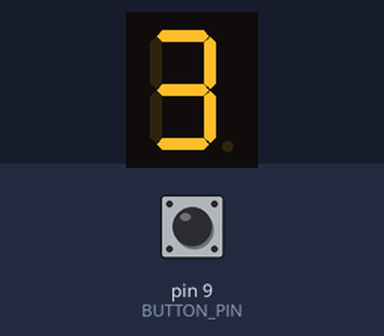
This sketch was run on a simulated Arduino Uno, built with avr-gcc and run on an emulated ATmega328P. Shown: 1-digit seven-segment display. Wiring (inferred from the names in the program): 1-digit 7-segment display, segments lit when LOW: segments pin 2, pin 3, pin 4, pin 5, pin 6, pin 7, pin 8. The inputs (shaded band) are chosen by the test bench; at power-on: pin 9 (BUTTON_PIN) HIGH. Random numbers use the default seed unless the sketch sets one; the segment pins are drawn as the display they are named for; what the sketch prints to the serial monitor is not drawn.

Above: at 1.2 s.
1.3 s: pin 9 (BUTTON_PIN) pulled LOW for 0.15 s
At 1.61 s:
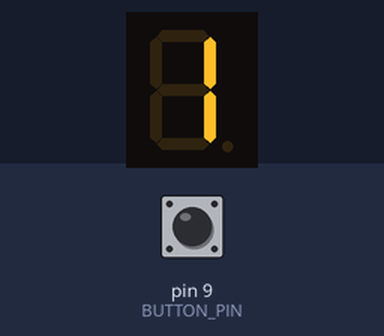
At 2.9 s:
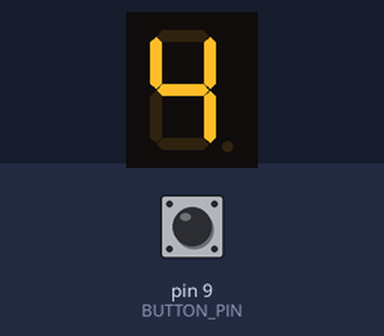
Timing chart, 0 to 4.4 s (numbered marks = the images above; inputs shaded):
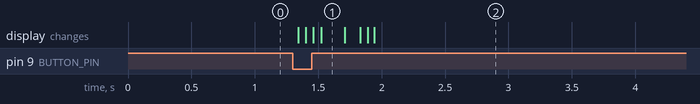

The sketch:

digital-dice.ino
```cpp
// 05 — Digital Dice
// One-digit 7-segment display + pushbutton = electronic die.
// Teaches: segment pattern arrays, random(), debounced button input.

// Segment pins: a..g on D2..D8 (common-anode display → LOW lights a segment)
const uint8_t SEG_PINS[7] = {2, 3, 4, 5, 6, 7, 8};
const uint8_t BUTTON_PIN = 9;          // button → GND, uses INPUT_PULLUP
const unsigned long DEBOUNCE_MS = 40;
const unsigned long SHUFFLE_MS = 600;  // rolling animation length

// Bit patterns: bit0=a ... bit6=g. 1 = segment ON.
const uint8_t DIGITS[7] = {
  0b0000000,                    // (unused index 0)
  0b0000110,                    // 1: b,c
  0b1011011,                    // 2: a,b,g,e,d
  0b1001111,                    // 3: a,b,c,d,g
  0b1100110,                    // 4: f,g,b,c
  0b1101101,                    // 5: a,f,g,c,d
  0b1111101                     // 6: a,f,g,e,c,d
};

void showDigit(uint8_t n) {
  for (uint8_t s = 0; s < 7; s++)
    digitalWrite(SEG_PINS[s], (DIGITS[n] >> s) & 1 ? LOW : HIGH);
}

bool pressed() {               // true once per debounced press
  static uint8_t stable = HIGH, last = HIGH;
  static unsigned long changed = 0;
  uint8_t raw = digitalRead(BUTTON_PIN);
  if (raw != last) { changed = millis(); last = raw; }
  if (millis() - changed > DEBOUNCE_MS && raw != stable) {
    stable = raw;
    if (stable == LOW) return true;
  }
  return false;
}

void setup() {
  for (uint8_t s = 0; s < 7; s++) pinMode(SEG_PINS[s], OUTPUT);
  pinMode(BUTTON_PIN, INPUT_PULLUP);
  randomSeed(analogRead(A0));          // noise on a floating pin seeds random
  Serial.begin(9600);
  Serial.println("Digital dice — press the button to roll");
  showDigit(random(1, 7));
}

void loop() {
  static bool rolling = false;
  static unsigned long rollStart = 0, lastFlicker = 0;

  if (pressed() && !rolling) {         // start a roll
    rolling = true;
    rollStart = millis();
  }

  if (rolling) {
    if (millis() - lastFlicker > 60) { // flicker through faces
      lastFlicker = millis();
      showDigit(random(1, 7));
    }
    if (millis() - rollStart > SHUFFLE_MS) {
      rolling = false;
      uint8_t result = random(1, 7);
      showDigit(result);
      Serial.print("rolled: "); Serial.println(result);
    }
  }
}
```

Measured:
- after the input at 1.3 s, the display: first changes at once (image 1 shows a later state)
